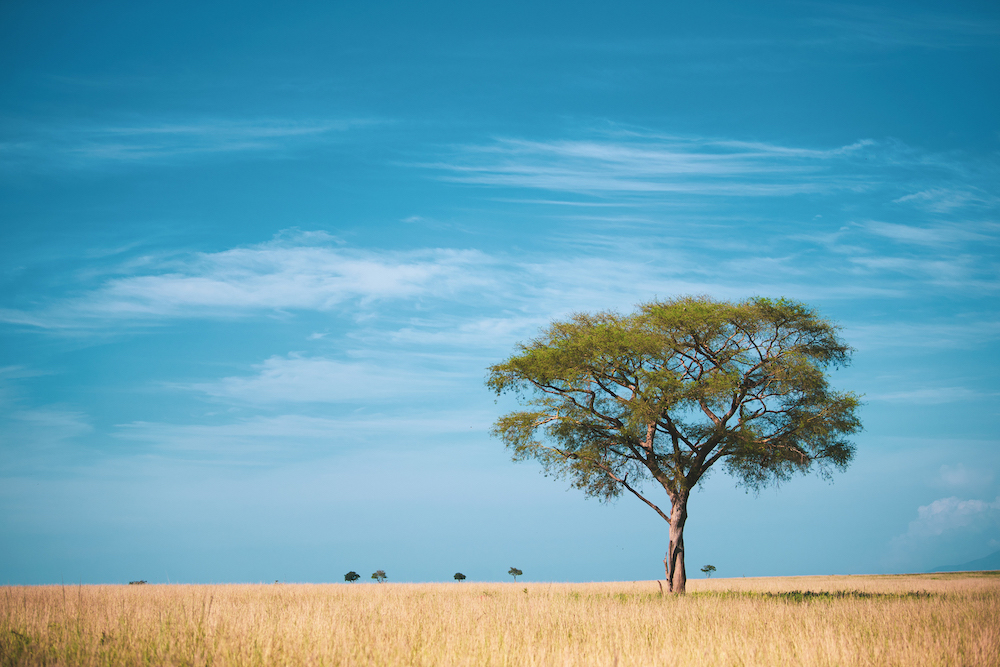
#> input picture 00_data/tree.jpg, 1000 x 667 px, found by its file name
$ jupyter execute 00_image_preprocessing.ipynb
#> lines starting #> are read from the running program, lines starting #| are printed output that depends on the picture; after the words box and inside, x2 and y2 are one past the last pixel; in counts of white or black regions, pixels touching at a corner belong together
# 0. Image preprocessing

- write a function, which prepared the image for the model
- a) Convert image to JPEG
- b) Conver image to np.array
- c) Resize the image to 32 x 32 // change data type to "float" and /255.0 to get the correct color codes

Sources: https://towardsdatascience.com/image-pre-processing-c1aec0be3edf

## First, test the procedure with one picture

[cell 1]
import cv2

[cell 2]
import numpy as np
import matplotlib.pyplot as plt

[cell 3]
img = cv2.imread("/Users/Tianwang/IRONHACK/GIT/06_color_mix_match/01_notebook/tree.jpg")
#> img is the input picture: shape (667, 1000, 3); mean B, G, R 177.8, 159.9, 103.9

[cell 4]
gray = cv2.cvtColor(img,cv2.COLOR_BGR2GRAY)
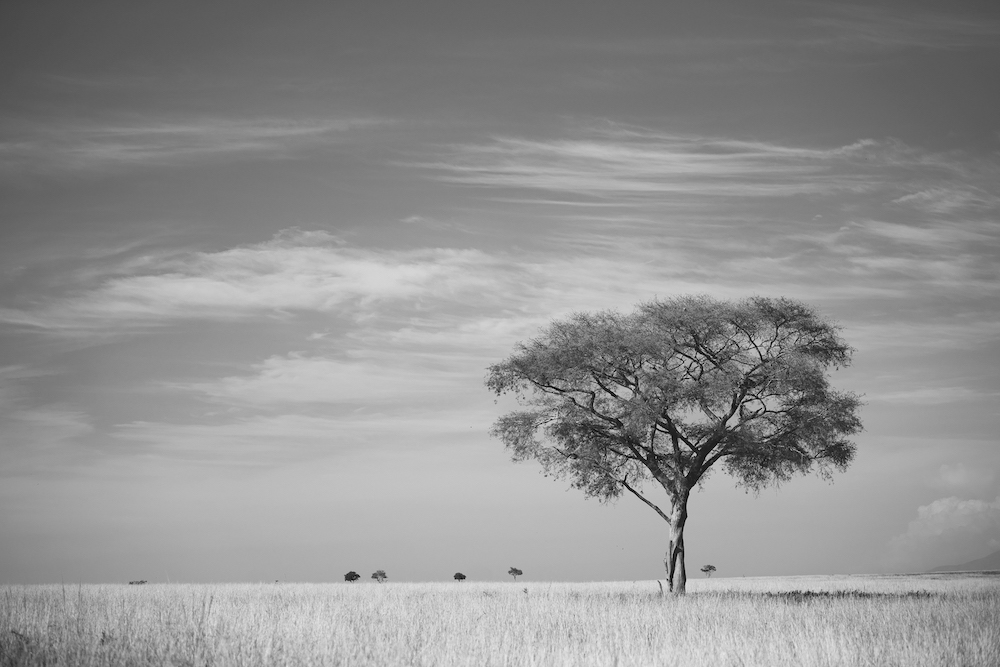
#> gray: shape (667, 1000); min 0, max 232, mean 145.2

[cell 5]
gray = np.float32(gray)

[cell 6]
harris = cv2.cornerHarris(gray, 2, 3, 0.04)

[cell 7]
harris

[cell 8]
img[harris>0.01*harris.max()] = [255, 0, 0]
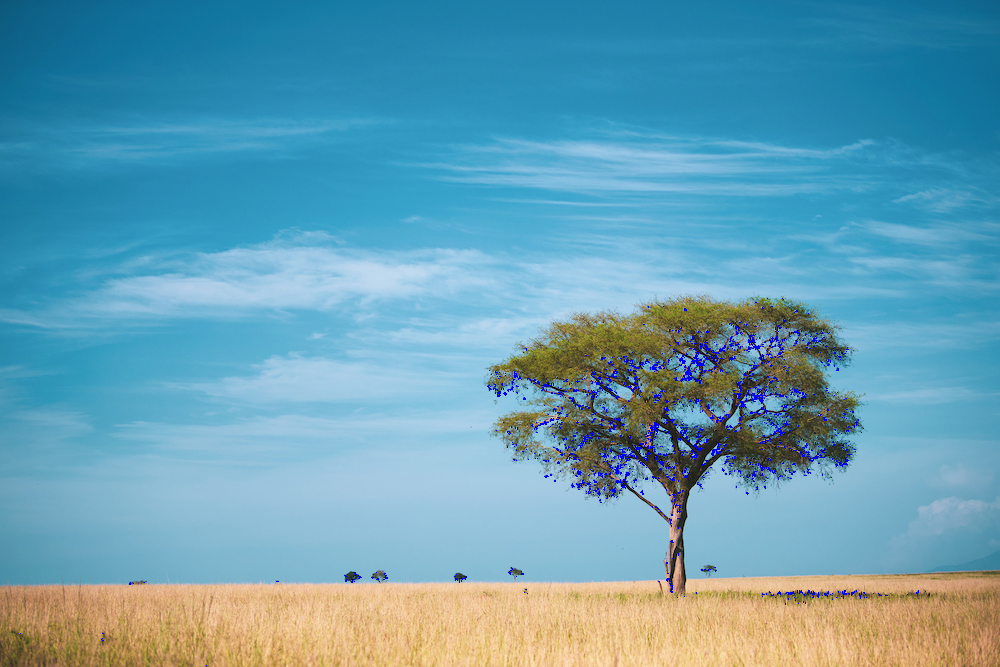
#> img: shape (667, 1000, 3); 0.77% of pixels changed, all inside (x1, y1, x2, y2) = (20, 298, 930, 666)

$ run again, with 00_data/01_test_cherry.jpg copied over 00_data/tree.jpg
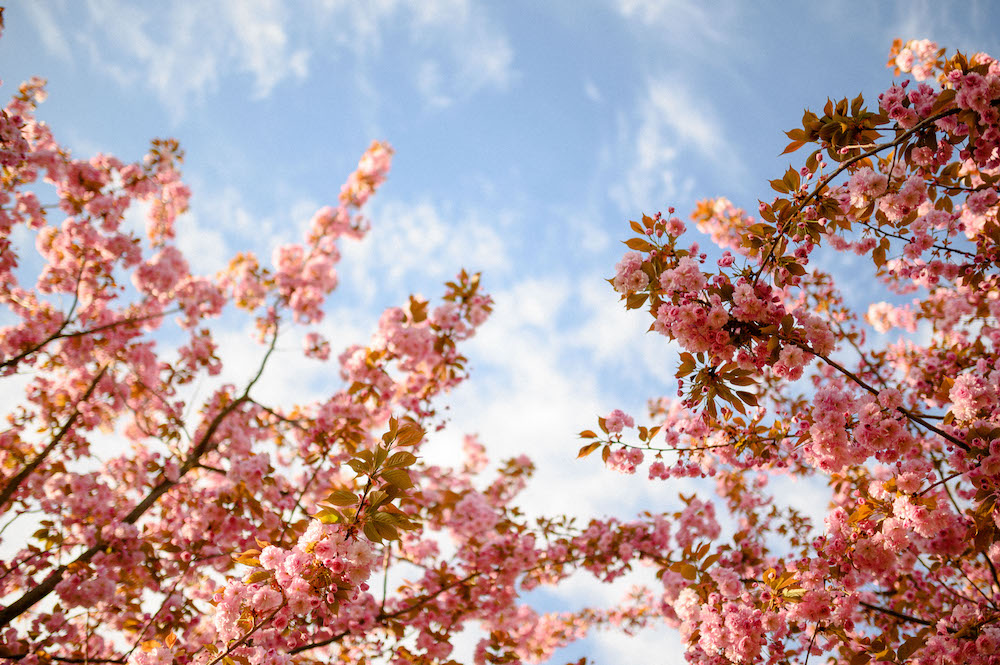
#> input picture 00_data/01_test_cherry.jpg, 1000 x 665 px, found by its file name
#> img is the input picture: shape (665, 1000, 3); mean B, G, R 157.8, 156, 182.7
#> `gray = cv2.cvtColor(img,cv2.COLOR_BGR2GRAY)`:
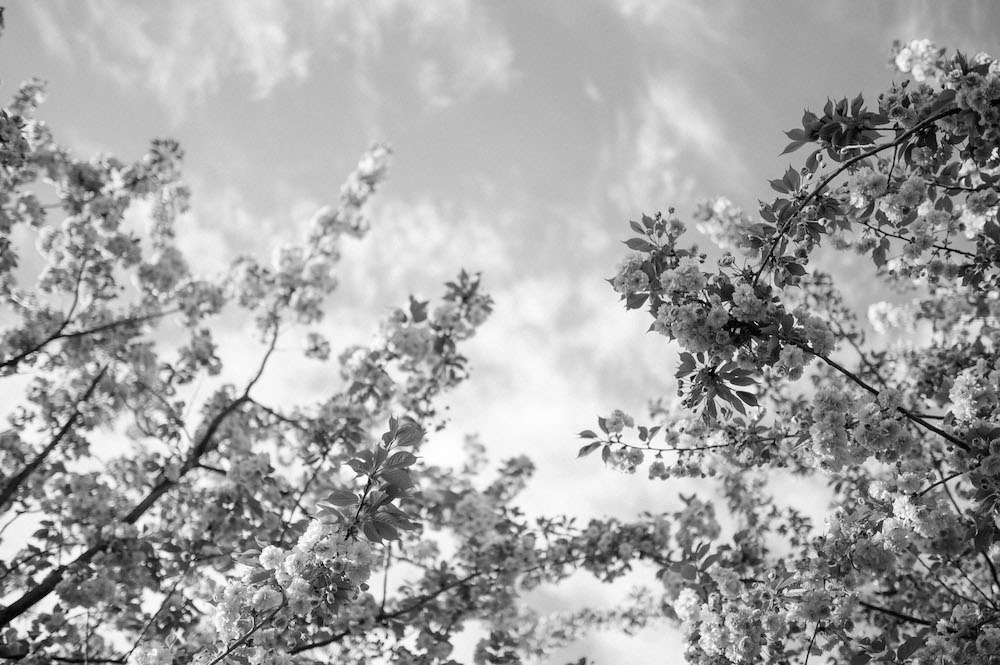
#> gray: shape (665, 1000); min 0, max 255, mean 164.2
#> `img[harris>0.01*harris.max()] = [255, 0, 0]`:
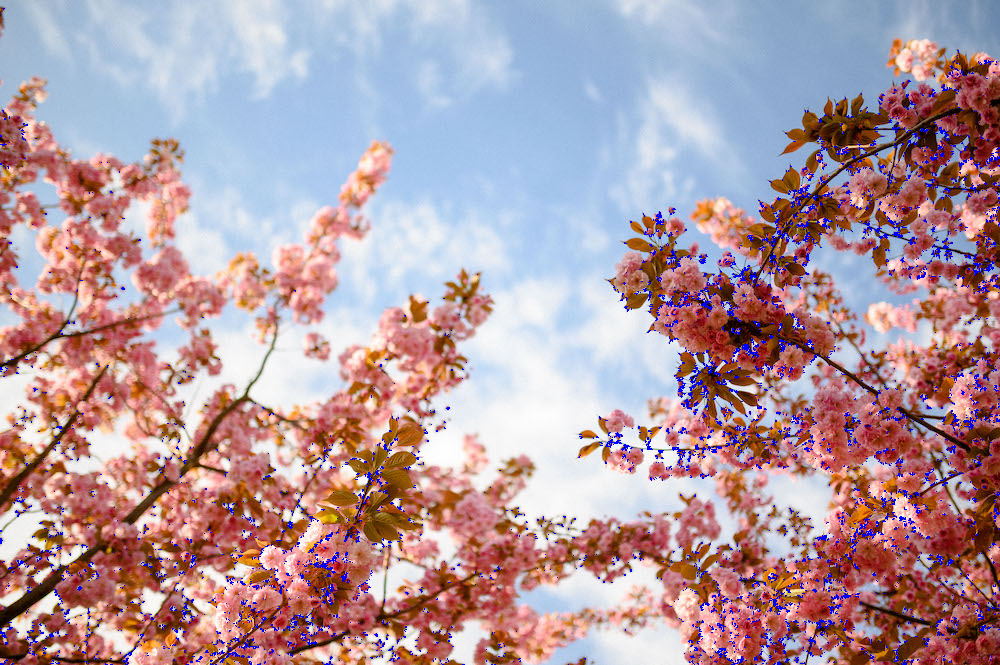
#> img: shape (665, 1000, 3); 2.45% of pixels changed, all inside (x1, y1, x2, y2) = (0, 8, 1000, 665)
